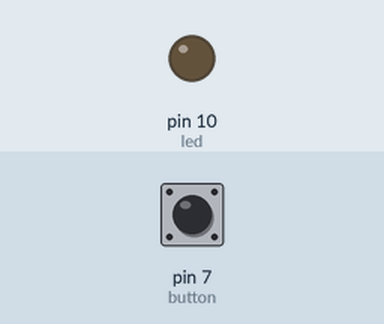
A sketch run on a simulated Arduino Uno, built with avr-gcc and run on an emulated ATmega328P. Parts: output pins drawn as LEDs (lit = HIGH). Dashed ring = blinking. The inputs (shaded band) are chosen by the test bench; at power-on: pin 7 (button) LOW. EEPROM starts erased.

Above: at 1.2 s.
1.3 s: pin 7 (button) pulsed HIGH 5 times (0.12 s each, 0.3 s apart)
At 1.87 s:
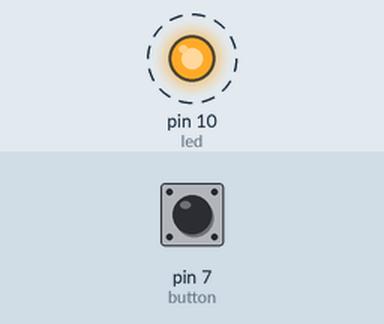
4.3 s: pin 7 (button) pulled HIGH for 0.15 s
At 5.2 s:
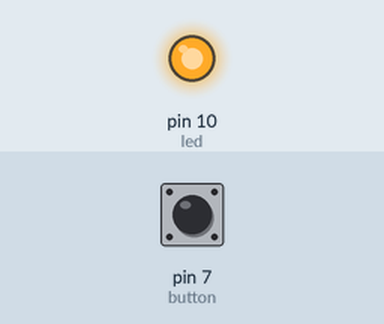
5.9 s: pin 7 (button) pulled HIGH for 1 s
At 7.6 s:
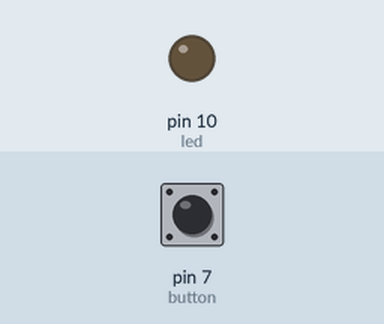
Timing chart, 0 to 9.1 s (numbered marks = the images above; inputs shaded):
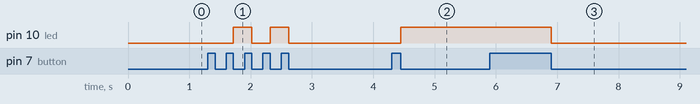

Measured:
- after the input at 1.3 s, pin 10 (led): alternates HIGH for 0.30 s and LOW for 0.30 s, 4 changes in all, then stays LOW, starting after 0.42 s
- after the input at 4.3 s, pin 10 (led): LOW → HIGH after 0.15 s
- after the input at 5.9 s, pin 10 (led): HIGH → LOW after 1.0 s

The sketch:

EEPROM.ino
```cpp
#include<EEPROM.h>
int buttonState = 0;
int led = 10,button=7 ;
void setup()
{ int st = EEPROM.read(100);
  if (st==1) digitalWrite(led, HIGH);
  else digitalWrite(led, LOW);
  buttonState =st;

  pinMode(button, INPUT);
  pinMode(led, OUTPUT);
}
void loop()
{
  if  ( digitalRead(button)==HIGH) {
    if ( buttonState==0) buttonState=1;
    else buttonState=0;
    while(digitalRead(button)==HIGH);
  }
  if (buttonState == 1) {
    digitalWrite(led, HIGH);
    EEPROM.write(100,1);
  } else {
    digitalWrite(led, LOW);
    EEPROM.write(100,0);
  }
  delay(10);
}
```
